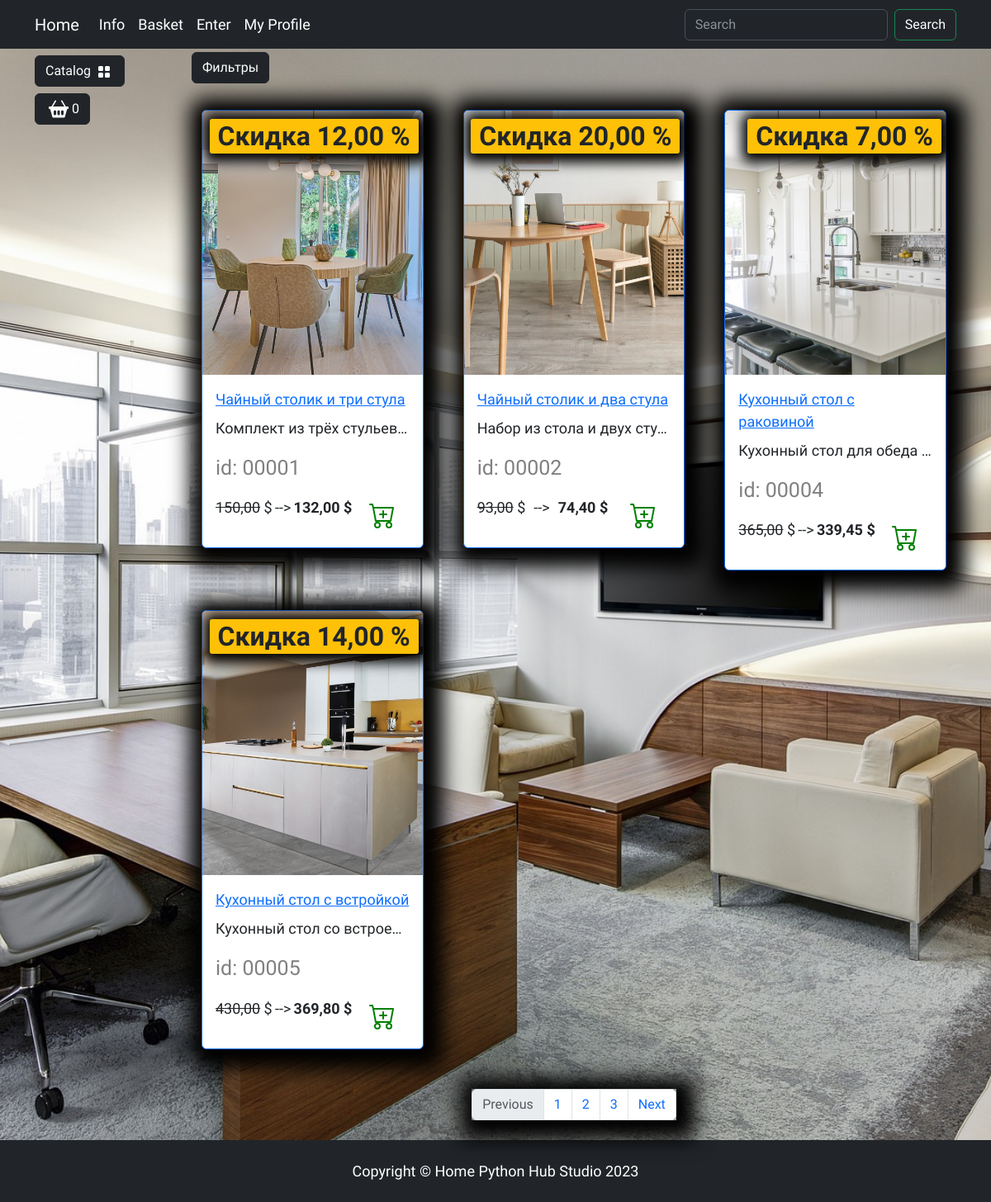
Screenshot of /catalog/kuhnya/ with the database file from the repository.
### products/models.py (models this page shows, shortened)
class Products(models.Model):
    name = models.CharField(max_length=150, unique=True, verbose_name='Название')
    slug = models.SlugField(max_length=200, unique=True, blank=True, null=True, verbose_name='URL')
    description = models.TextField(max_length=300, blank=True, null=True, verbose_name='Описание')
    img = models.ImageField(upload_to='products_images', blank=True, null=True, verbose_name='Изображение')
    price = models.DecimalField(default=0.00, max_digits=7, decimal_places=2, verbose_name='Цена')
    discount = models.DecimalField(default=0.00, max_digits=7, decimal_places=2, verbose_name='Скидка в %')
    quantity = models.PositiveIntegerField(default=0, verbose_name='Количество')
    category = models.ForeignKey(to=Category, on_delete=models.CASCADE, verbose_name='Категория')
    class Meta:
        db_table = 'product'  # значение(имя) таблицы
        verbose_name = 'Продукт'  # название(полей ренейм их)
        verbose_name_plural = 'Продукты'  # (ренейм для множественного числа)
    def display_id(self):
        return f"{self.id:05}"
    def sell_price(self):
        if self.discount:
            return round(self.price - (self.price * self.discount) / 100, 2)
        return self.price

### products/views.py (the view)
# urls.py: path('<slug:category_slug>/', views.catalog, name="index"),
def catalog(request, category_slug):
    if category_slug == 'all':
        products = Products.objects.all()
    else:
        products = get_list_or_404(Products.objects.filter(category__slug=category_slug))  # Если нету в категории
    context = {
        'title': 'Home - Catalog',
        'products': products
    }
    return render(request, 'products/catalog.html', context)

### products/templatetags/products_tags.py (called while the page is built)
@register.simple_tag()
def tag_categories():
    return Category.objects.all()

### products/templates/products/catalog.html (shortened to what this page needs)
{% extends "main/base.html" %}
{% load static %}
{% block content %}
    <div class="row">
        <div class="dropdown mb-2">
                                <button class="btn btn-secondary dropdown-toggle btn-dark" type="button" data-bs-toggle="dropdown"
                                    aria-expanded="false">
                                    Фильтры
                                </button>
                            </div>
        {% for product in products %}
            <div class="col-lg-4 col-md-6 p-4">
                <div class="card border-primary rounded custom-shadow">
                    {% if product.img %}
                        <img src="{{ product.img.url }}" class="card-img-top" alt="{{ product.name }}">
                    {% else %}
                        <img src="{% static 'deps/images/Not found image.png' %}" class="card-img-top" alt="...">
                    {% endif %}
                    <div class="card-body">
                        <a href="{% url 'catalog:product' product.slug %}">
                            <p class="card-title">{{ product.name }}</p>
                        </a>
                        <p class="card-text text-truncate">{{ product.description }}</p>
                        <p class="product_id">id: {{ product.display_id }}</p>
                        <div class="d-flex justify-content-between">
                            {% if product.discount %}
                                <p><s>{{product.price}}</s> $</p>-->
                                <p><strong>{{product.sell_price}} $</strong></p>
                                <span class="badge bg-warning text-dark">Скидка {{product.discount}} %</span>
                            {% else %}
                                <p><strong>{{ product.price }}$</strong></p>
                            {% endif %}
                            <a href="#" class="btn add-to-cart">
                                <img class="mx-1" src="{% static 'deps/icons/cart-plus.svg' %}" alt="Catalog Icon"
                                     width="32" height="32">
                            </a>
                        </div>
                    </div>
                </div>
            </div>
        {% endfor %}
    </div>
    <nav aria-label="Page navigation example">
                            <ul class="pagination justify-content-center my-4">
                                <div class="custom-shadow d-flex">
                                    <li class="page-item disabled">
                                      <a class="page-link">Previous</a>
                                    </li>
                                    <li class="page-item"><a class="page-link" href="#">1</a></li>
                                    <li class="page-item"><a class="page-link" href="#">2</a></li>
                                    <li class="page-item"><a class="page-link" href="#">3</a></li>
                                    <li class="page-item">
                                      <a class="page-link" href="#">Next</a>
                                    </li>
                                </div>
                            </ul>
                        </nav>
{% endblock %}
{% block footer %}
    <footer class="py-4 bg-dark">
        <div class="container">
            <p class="m-0 text-center text-white">Copyright &copy; Home Python Hub Studio 2023</p>
        </div>
    </footer>
{% endblock %}

### static/deps/css/my_css.css (style rules this page uses)
body { background-image: url("../images/bg-image.jpg"); background-repeat: no-repeat; background-attachment: fixed; background-position: center center; background-size: cover; height: 100%; font-family: 'Protest Riot', sans-serif; font-size: 18px; }
.dropdown-toggle::after { content: none; }
.custom-shadow { box-shadow: 5px 5px 25px 19px #000000; }
.product_id { color: gray; font-size: 25px; }
.badge.bg-warning.text-dark { position: absolute; top: 10px; right: 5px; z-index: 1; padding: 5px 10px; border-radius: 3px; font-size: 2rem; box-shadow: 2px 2px 15px 9px #000000; }

### rows the page displays
Products: img (picture), name "Чайный столик и три стула", description "Комплект из трёх стульев…", display_id "00001", price "150,00", sell_price "132,00", discount "12,00"
Products: img (picture), name "Чайный столик и два стула", description "Набор из стола и двух сту…", display_id "00002", price "93,00", sell_price "74,40", discount "20,00"
Products: img (picture), name "Кухонный стол с раковиной", description "Кухонный стол для обеда…", display_id "00004", price "365,00", sell_price "339,45", discount "7,00"
Products: img (picture), name "Кухонный стол с встройкой", description "Кухонный стол со встрое…", display_id "00005", price "430,00", sell_price "369,80", discount "14,00"
